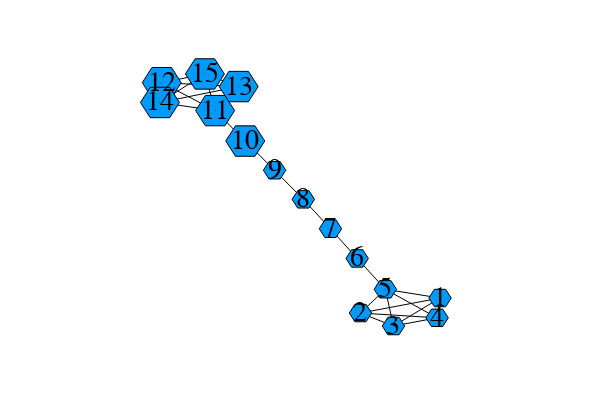

This figure's notebook cell:
### Code cell
using Plots, GraphRecipes
plotly()
graphplot(G, curves=false, names=1:nv(G), fontsize = 20)

### Figure 1 — Plotly figure (JSON) as saved in the notebook; plotly's stock layout.template omitted (floating-point values rounded to 4 significant figures)
{"data": [{"colorbar": {"title": ""}, "legendgroup": "y1", "line": {"color": "rgba(0, 0, 0, 1.000)", "dash": "solid", "shape": "linear", "width": 1}, "mode": "lines", "name": "y1", "showlegend": false, "type": "scatter", "x": [0.4982, 0.2141], "xaxis": "x", "y": [-0.3894, -0.4489], "yaxis": "y", "zmax": null, "zmin": null}, {"colorbar": {"title": ""}, "legendgroup": "y2", "line": {"color": "rgba(0, 0, 0, 1.000)", "dash": "solid", "shape": "linear", "width": 1}, "mode": "lines", "name": "y2", "showlegend": false, "type": "scatter", "x": [0.4982, 0.3319], "xaxis": "x", "y": [-0.3894, -0.5004], "yaxis": "y", "zmax": null, "zmin": null}, {"colorbar": {"title": ""}, "legendgroup": "y3", "line": {"color": "rgba(0, 0, 0, 1.000)", "dash": "solid", "shape": "linear", "width": 1}, "mode": "lines", "name": "y3", "showlegend": false, "type": "scatter", "x": [0.4982, 0.4877], "xaxis": "x", "y": [-0.3894, -0.4678], "yaxis": "y", "zmax": null, "zmin": null}, {"colorbar": {"title": ""}, "legendgroup": "y4", "line": {"color": "rgba(0, 0, 0, 1.000)", "dash": "solid", "shape": "linear", "width": 1}, "mode": "lines", "name": "y4", "showlegend": false, "type": "scatter", "x": [0.4982, 0.3029], "xaxis": "x", "y": [-0.3894, -0.3546], "yaxis": "y", "zmax": null, "zmin": null}, {"colorbar": {"title": ""}, "legendgroup": "y5", "line": {"color": "rgba(0, 0, 0, 1.000)", "dash": "solid", "shape": "linear", "width": 1}, "mode": "lines", "name": "y5", "showlegend": false, "type": "scatter", "x": [0.2141, 0.3319], "xaxis": "x", "y": [-0.4489, -0.5004], "yaxis": "y", "zmax": null, "zmin": null}, {"colorbar": {"title": ""}, "legendgroup": "y6", "line": {"color": "rgba(0, 0, 0, 1.000)", "dash": "solid", "shape": "linear", "width": 1}, "mode": "lines", "name": "y6", "showlegend": false, "type": "scatter", "x": [0.2141, 0.4877], "xaxis": "x", "y": [-0.4489, -0.4678], "yaxis": "y", "zmax": null, "zmin": null}, {"colorbar": {"title": ""}, "legendgroup": "y7", "line": {"color": "rgba(0, 0, 0, 1.000)", "dash": "solid", "shape": "linear", "width": 1}, "mode": "lines", "name": "y7", "showlegend": false, "type": "scatter", "x": [0.2141, 0.3029], "xaxis": "x", "y": [-0.4489, -0.3546], "yaxis": "y", "zmax": null, "zmin": null}, {"colorbar": {"title": ""}, "legendgroup": "y8", "line": {"color": "rgba(0, 0, 0, 1.000)", "dash": "solid", "shape": "linear", "width": 1}, "mode": "lines", "name": "y8", "showlegend": false, "type": "scatter", "x": [0.3319, 0.4877], "xaxis": "x", "y": [-0.5004, -0.4678], "yaxis": "y", "zmax": null, "zmin": null}, {"colorbar": {"title": ""}, "legendgroup": "y9", "line": {"color": "rgba(0, 0, 0, 1.000)", "dash": "solid", "shape": "linear", "width": 1}, "mode": "lines", "name": "y9", "showlegend": false, "type": "scatter", "x": [0.3319, 0.3029], "xaxis": "x", "y": [-0.5004, -0.3546], "yaxis": "y", "zmax": null, "zmin": null}, {"colorbar": {"title": ""}, "legendgroup": "y10", "line": {"color": "rgba(0, 0, 0, 1.000)", "dash": "solid", "shape": "linear", "width": 1}, "mode": "lines", "name": "y10", "showlegend": false, "type": "scatter", "x": [0.4877, 0.3029], "xaxis": "x", "y": [-0.4678, -0.3546], "yaxis": "y", "zmax": null, "zmin": null}, {"colorbar": {"title": ""}, "legendgroup": "y11", "line": {"color": "rgba(0, 0, 0, 1.000)", "dash": "solid", "shape": "linear", "width": 1}, "mode": "lines", "name": "y11", "showlegend": false, "type": "scatter", "x": [0.3029, 0.2024], "xaxis": "x", "y": [-0.3546, -0.2323], "yaxis": "y", "zmax": null, "zmin": null}, {"colorbar": {"title": ""}, "legendgroup": "y12", "line": {"color": "rgba(0, 0, 0, 1.000)", "dash": "solid", "shape": "linear", "width": 1}, "mode": "lines", "name": "y12", "showlegend": false, "type": "scatter", "x": [0.2024, 0.1069], "xaxis": "x", "y": [-0.2323, -0.1145], "yaxis": "y", "zmax": null, "zmin": null}, {"colorbar": {"title": ""}, "legendgroup": "y13", "line": {"color": "rgba(0, 0, 0, 1.000)", "dash": "solid", "shape": "linear", "width": 1}, "mode": "lines", "name": "y13", "showlegend": false, "type": "scatter", "x": [0.1069, 0.01003], "xaxis": "x", "y": [-0.1145, 0.002172], "yaxis": "y", "zmax": null, "zmin": null}, {"colorbar": {"title": ""}, "legendgroup": "y14", "line": {"color": "rgba(0, 0, 0, 1.000)", "dash": "solid", "shape": "linear", "width": 1}, "mode": "lines", "name": "y14", "showlegend": false, "type": "scatter", "x": [0.01003, -0.0926], "xaxis": "x", "y": [0.002172, 0.1176], "yaxis": "y", "zmax": null, "zmin": null}, {"colorbar": {"title": ""}, "legendgroup": "y15", "line": {"color": "rgba(0, 0, 0, 1.000)", "dash": "solid", "shape": "linear", "width": 1}, "mode": "lines", "name": "y15", "showlegend": false, "type": "scatter", "x": [-0.0926, -0.1973], "xaxis": "x", "y": [0.1176, 0.2334], "yaxis": "y", "zmax": null, "zmin": null}, {"colorbar": {"title": ""}, "legendgroup": "y16", "line": {"color": "rgba(0, 0, 0, 1.000)", "dash": "solid", "shape": "linear", "width": 1}, "mode": "lines", "name": "y16", "showlegend": false, "type": "scatter", "x": [-0.1973, -0.3048], "xaxis": "x", "y": [0.2334, 0.3542], "yaxis": "y", "zmax": null, "zmin": null}, {"colorbar": {"title": ""}, "legendgroup": "y17", "line": {"color": "rgba(0, 0, 0, 1.000)", "dash": "solid", "shape": "linear", "width": 1}, "mode": "lines", "name": "y17", "showlegend": false, "type": "scatter", "x": [-0.3048, -0.4954], "xaxis": "x", "y": [0.3542, 0.465], "yaxis": "y", "zmax": null, "zmin": null}, {"colorbar": {"title": ""}, "legendgroup": "y18", "line": {"color": "rgba(0, 0, 0, 1.000)", "dash": "solid", "shape": "linear", "width": 1}, "mode": "lines", "name": "y18", "showlegend": false, "type": "scatter", "x": [-0.3048, -0.2208], "xaxis": "x", "y": [0.3542, 0.4495], "yaxis": "y", "zmax": null, "zmin": null}, {"colorbar": {"title": ""}, "legendgroup": "y19", "line": {"color": "rgba(0, 0, 0, 1.000)", "dash": "solid", "shape": "linear", "width": 1}, "mode": "lines", "name": "y19", "showlegend": false, "type": "scatter", "x": [-0.3048, -0.5018], "xaxis": "x", "y": [0.3542, 0.3864], "yaxis": "y", "zmax": null, "zmin": null}, {"colorbar": {"title": ""}, "legendgroup": "y20", "line": {"color": "rgba(0, 0, 0, 1.000)", "dash": "solid", "shape": "linear", "width": 1}, "mode": "lines", "name": "y20", "showlegend": false, "type": "scatter", "x": [-0.3048, -0.3413], "xaxis": "x", "y": [0.3542, 0.4996], "yaxis": "y", "zmax": null, "zmin": null}, {"colorbar": {"title": ""}, "legendgroup": "y21", "line": {"color": "rgba(0, 0, 0, 1.000)", "dash": "solid", "shape": "linear", "width": 1}, "mode": "lines", "name": "y21", "showlegend": false, "type": "scatter", "x": [-0.4954, -0.2208], "xaxis": "x", "y": [0.465, 0.4495], "yaxis": "y", "zmax": null, "zmin": null}, {"colorbar": {"title": ""}, "legendgroup": "y22", "line": {"color": "rgba(0, 0, 0, 1.000)", "dash": "solid", "shape": "linear", "width": 1}, "mode": "lines", "name": "y22", "showlegend": false, "type": "scatter", "x": [-0.4954, -0.5018], "xaxis": "x", "y": [0.465, 0.3864], "yaxis": "y", "zmax": null, "zmin": null}, {"colorbar": {"title": ""}, "legendgroup": "y23", "line": {"color": "rgba(0, 0, 0, 1.000)", "dash": "solid", "shape": "linear", "width": 1}, "mode": "lines", "name": "y23", "showlegend": false, "type": "scatter", "x": [-0.4954, -0.3413], "xaxis": "x", "y": [0.465, 0.4996], "yaxis": "y", "zmax": null, "zmin": null}, {"colorbar": {"title": ""}, "legendgroup": "y24", "line": {"color": "rgba(0, 0, 0, 1.000)", "dash": "solid", "shape": "linear", "width": 1}, "mode": "lines", "name": "y24", "showlegend": false, "type": "scatter", "x": [-0.2208, -0.5018], "xaxis": "x", "y": [0.4495, 0.3864], "yaxis": "y", "zmax": null, "zmin": null}, {"colorbar": {"title": ""}, "legendgroup": "y25", "line": {"color": "rgba(0, 0, 0, 1.000)", "dash": "solid", "shape": "linear", "width": 1}, "mode": "lines", "name": "y25", "showlegend": false, "type": "scatter", "x": [-0.2208, -0.3413], "xaxis": "x", "y": [0.4495, 0.4996], "yaxis": "y", "zmax": null, "zmin": null}, {"colorbar": {"title": ""}, "legendgroup": "y26", "line": {"color": "rgba(0, 0, 0, 1.000)", "dash": "solid", "shape": "linear", "width": 1}, "mode": "lines", "name": "y26", "showlegend": false, "type": "scatter", "x": [-0.5018, -0.3413], "xaxis": "x", "y": [0.3864, 0.4996], "yaxis": "y", "zmax": null, "zmin": null}, {"fill": "tozeroy", "fillcolor": "rgba(0, 154, 250, 1.000)", "hoverinfo": "none", "legendgroup": "y27", "line": {"color": "rgba(0, 0, 0, 1.000)", "dash": "solid", "width": 1}, "mode": "lines", "name": "y27", "showlegend": true, "type": "scatter", "x": [0.5382, 0.5182, 0.4782, 0.4582, 0.4782, 0.5182, 0.5382, 0.5382], "xaxis": "x1", "y": [-0.3894, -0.3547, -0.3547, -0.3894, -0.424, -0.424, -0.3894, -0.3894], "yaxis": "y1"}, {"fill": "tozeroy", "fillcolor": "rgba(0, 154, 250, 1.000)", "hoverinfo": "none", "legendgroup": "y27", "line": {"color": "rgba(0, 0, 0, 1.000)", "dash": "solid", "width": 1}, "mode": "lines", "name": "y27", "showlegend": false, "type": "scatter", "x": [0.2541, 0.2341, 0.1941, 0.1741, 0.1941, 0.2341, 0.2541, 0.2541], "xaxis": "x1", "y": [-0.4489, -0.4142, -0.4142, -0.4489, -0.4835, -0.4835, -0.4489, -0.4489], "yaxis": "y1"}, {"fill": "tozeroy", "fillcolor": "rgba(0, 154, 250, 1.000)", "hoverinfo": "none", "legendgroup": "y27", "line": {"color": "rgba(0, 0, 0, 1.000)", "dash": "solid", "width": 1}, "mode": "lines", "name": "y27", "showlegend": false, "type": "scatter", "x": [0.3719, 0.3519, 0.3119, 0.2919, 0.3119, 0.3519, 0.3719, 0.3719], "xaxis": "x1", "y": [-0.5004, -0.4658, -0.4658, -0.5004, -0.5351, -0.5351, -0.5004, -0.5004], "yaxis": "y1"}, {"fill": "tozeroy", "fillcolor": "rgba(0, 154, 250, 1.000)", "hoverinfo": "none", "legendgroup": "y27", "line": {"color": "rgba(0, 0, 0, 1.000)", "dash": "solid", "width": 1}, "mode": "lines", "name": "y27", "showlegend": false, "type": "scatter", "x": [0.5277, 0.5077, 0.4677, 0.4477, 0.4677, 0.5077, 0.5277, 0.5277], "xaxis": "x1", "y": [-0.4678, -0.4332, -0.4332, -0.4678, -0.5024, -0.5024, -0.4678, -0.4678], "yaxis": "y1"}, {"fill": "tozeroy", "fillcolor": "rgba(0, 154, 250, 1.000)", "hoverinfo": "none", "legendgroup": "y27", "line": {"color": "rgba(0, 0, 0, 1.000)", "dash": "solid", "width": 1}, "mode": "lines", "name": "y27", "showlegend": false, "type": "scatter", "x": [0.3429, 0.3229, 0.2829, 0.2629, 0.2829, 0.3229, 0.3429, 0.3429], "xaxis": "x1", "y": [-0.3546, -0.32, -0.32, -0.3546, -0.3893, -0.3893, -0.3546, -0.3546], "yaxis": "y1"}, {"fill": "tozeroy", "fillcolor": "rgba(0, 154, 250, 1.000)", "hoverinfo": "none", "legendgroup": "y27", "line": {"color": "rgba(0, 0, 0, 1.000)", "dash": "solid", "width": 1}, "mode": "lines", "name": "y27", "showlegend": false, "type": "scatter", "x": [0.2424, 0.2224, 0.1824, 0.1624, 0.1824, 0.2224, 0.2424, 0.2424], "xaxis": "x1", "y": [-0.2323, -0.1977, -0.1977, -0.2323, -0.267, -0.267, -0.2323, -0.2323], "yaxis": "y1"}, {"fill": "tozeroy", "fillcolor": "rgba(0, 154, 250, 1.000)", "hoverinfo": "none", "legendgroup": "y27", "line": {"color": "rgba(0, 0, 0, 1.000)", "dash": "solid", "width": 1}, "mode": "lines", "name": "y27", "showlegend": false, "type": "scatter", "x": [0.1469, 0.1269, 0.08689, 0.06689, 0.08689, 0.1269, 0.1469, 0.1469], "xaxis": "x1", "y": [-0.1145, -0.07982, -0.07982, -0.1145, -0.1491, -0.1491, -0.1145, -0.1145], "yaxis": "y1"}, {"fill": "tozeroy", "fillcolor": "rgba(0, 154, 250, 1.000)", "hoverinfo": "none", "legendgroup": "y27", "line": {"color": "rgba(0, 0, 0, 1.000)", "dash": "solid", "width": 1}, "mode": "lines", "name": "y27", "showlegend": false, "type": "scatter", "x": [0.05003, 0.03003, -0.009966, -0.02997, -0.009966, 0.03003, 0.05003, 0.05003], "xaxis": "x1", "y": [0.002172, 0.03681, 0.03681, 0.002172, -0.03247, -0.03247, 0.002172, 0.002172], "yaxis": "y1"}, {"fill": "tozeroy", "fillcolor": "rgba(0, 154, 250, 1.000)", "hoverinfo": "none", "legendgroup": "y27", "line": {"color": "rgba(0, 0, 0, 1.000)", "dash": "solid", "width": 1}, "mode": "lines", "name": "y27", "showlegend": false, "type": "scatter", "x": [-0.0526, -0.0726, -0.1126, -0.1326, -0.1126, -0.0726, -0.0526, -0.0526], "xaxis": "x1", "y": [0.1176, 0.1522, 0.1522, 0.1176, 0.08291, 0.08291, 0.1176, 0.1176], "yaxis": "y1"}, {"fill": "tozeroy", "fillcolor": "rgba(0, 154, 250, 1.000)", "hoverinfo": "none", "legendgroup": "y27", "line": {"color": "rgba(0, 0, 0, 1.000)", "dash": "solid", "width": 1}, "mode": "lines", "name": "y27", "showlegend": false, "type": "scatter", "x": [-0.1276, -0.1624, -0.2321, -0.2669, -0.2321, -0.1624, -0.1276, -0.1276], "xaxis": "x1", "y": [0.2334, 0.2937, 0.2937, 0.2334, 0.1731, 0.1731, 0.2334, 0.2334], "yaxis": "y1"}, {"fill": "tozeroy", "fillcolor": "rgba(0, 154, 250, 1.000)", "hoverinfo": "none", "legendgroup": "y27", "line": {"color": "rgba(0, 0, 0, 1.000)", "dash": "solid", "width": 1}, "mode": "lines", "name": "y27", "showlegend": false, "type": "scatter", "x": [-0.2352, -0.27, -0.3396, -0.3745, -0.3396, -0.27, -0.2352, -0.2352], "xaxis": "x1", "y": [0.3542, 0.4145, 0.4145, 0.3542, 0.2939, 0.2939, 0.3542, 0.3542], "yaxis": "y1"}, {"fill": "tozeroy", "fillcolor": "rgba(0, 154, 250, 1.000)", "hoverinfo": "none", "legendgroup": "y27", "line": {"color": "rgba(0, 0, 0, 1.000)", "dash": "solid", "width": 1}, "mode": "lines", "name": "y27", "showlegend": false, "type": "scatter", "x": [-0.4258, -0.4606, -0.5302, -0.5651, -0.5302, -0.4606, -0.4258, -0.4258], "xaxis": "x1", "y": [0.465, 0.5253, 0.5253, 0.465, 0.4047, 0.4047, 0.465, 0.465], "yaxis": "y1"}, {"fill": "tozeroy", "fillcolor": "rgba(0, 154, 250, 1.000)", "hoverinfo": "none", "legendgroup": "y27", "line": {"color": "rgba(0, 0, 0, 1.000)", "dash": "solid", "width": 1}, "mode": "lines", "name": "y27", "showlegend": false, "type": "scatter", "x": [-0.1512, -0.186, -0.2556, -0.2905, -0.2556, -0.186, -0.1512, -0.1512], "xaxis": "x1", "y": [0.4495, 0.5099, 0.5099, 0.4495, 0.3892, 0.3892, 0.4495, 0.4495], "yaxis": "y1"}, {"fill": "tozeroy", "fillcolor": "rgba(0, 154, 250, 1.000)", "hoverinfo": "none", "legendgroup": "y27", "line": {"color": "rgba(0, 0, 0, 1.000)", "dash": "solid", "width": 1}, "mode": "lines", "name": "y27", "showlegend": false, "type": "scatter", "x": [-0.4322, -0.467, -0.5366, -0.5714, -0.5366, -0.467, -0.4322, -0.4322], "xaxis": "x1", "y": [0.3864, 0.4468, 0.4468, 0.3864, 0.3261, 0.3261, 0.3864, 0.3864], "yaxis": "y1"}, {"fill": "tozeroy", "fillcolor": "rgba(0, 154, 250, 1.000)", "hoverinfo": "none", "legendgroup": "y27", "line": {"color": "rgba(0, 0, 0, 1.000)", "dash": "solid", "width": 1}, "mode": "lines", "name": "y27", "showlegend": false, "type": "scatter", "x": [-0.2717, -0.3065, -0.3762, -0.411, -0.3762, -0.3065, -0.2717, -0.2717], "xaxis": "x1", "y": [0.4996, 0.5599, 0.5599, 0.4996, 0.4392, 0.4392, 0.4996, 0.4996], "yaxis": "y1"}, {"colorbar": {"title": ""}, "legendgroup": "y28", "marker": {"color": "rgba(0, 154, 250, 1.000)", "line": {"color": "rgba(0, 0, 0, 1.000)", "width": 1}, "size": 0.2, "symbol": "hexagon"}, "mode": "markers", "name": "y28", "showlegend": true, "type": "scatter", "x": [0.4982, 0.2141, 0.3319, 0.4877, 0.3029, 0.2024, 0.1069, 0.01003, -0.0926, -0.1973, -0.3048, -0.4954, -0.2208, -0.5018, -0.3413], "xaxis": "x", "y": [-0.3894, -0.4489, -0.5004, -0.4678, -0.3546, -0.2323, -0.1145, 0.002172, 0.1176, 0.2334, 0.3542, 0.465, 0.4495, 0.3864, 0.4996], "yaxis": "y", "zmax": null, "zmin": null}], "layout": {"annotations": [{"font": {"color": "rgba(0, 0, 0, 1.000)", "family": "sans-serif", "size": 28}, "rotation": 0, "showarrow": false, "text": "1", "x": 0.4982, "xanchor": "center", "xref": "x", "y": -0.3894, "yanchor": "middle", "yref": "y"}, {"font": {"color": "rgba(0, 0, 0, 1.000)", "family": "sans-serif", "size": 28}, "rotation": 0, "showarrow": false, "text": "2", "x": 0.2141, "xanchor": "center", "xref": "x", "y": -0.4489, "yanchor": "middle", "yref": "y"}, {"font": {"color": "rgba(0, 0, 0, 1.000)", "family": "sans-serif", "size": 28}, "rotation": 0, "showarrow": false, "text": "3", "x": 0.3319, "xanchor": "center", "xref": "x", "y": -0.5004, "yanchor": "middle", "yref": "y"}, {"font": {"color": "rgba(0, 0, 0, 1.000)", "family": "sans-serif", "size": 28}, "rotation": 0, "showarrow": false, "text": "4", "x": 0.4877, "xanchor": "center", "xref": "x", "y": -0.4678, "yanchor": "middle", "yref": "y"}, {"font": {"color": "rgba(0, 0, 0, 1.000)", "family": "sans-serif", "size": 28}, "rotation": 0, "showarrow": false, "text": "5", "x": 0.3029, "xanchor": "center", "xref": "x", "y": -0.3546, "yanchor": "middle", "yref": "y"}, {"font": {"color": "rgba(0, 0, 0, 1.000)", "family": "sans-serif", "size": 28}, "rotation": 0, "showarrow": false, "text": "6", "x": 0.2024, "xanchor": "center", "xref": "x", "y": -0.2323, "yanchor": "middle", "yref": "y"}, {"font": {"color": "rgba(0, 0, 0, 1.000)", "family": "sans-serif", "size": 28}, "rotation": 0, "showarrow": false, "text": "7", "x": 0.1069, "xanchor": "center", "xref": "x", "y": -0.1145, "yanchor": "middle", "yref": "y"}, {"font": {"color": "rgba(0, 0, 0, 1.000)", "family": "sans-serif", "size": 28}, "rotation": 0, "showarrow": false, "text": "8", "x": 0.01003, "xanchor": "center", "xref": "x", "y": 0.002172, "yanchor": "middle", "yref": "y"}, {"font": {"color": "rgba(0, 0, 0, 1.000)", "family": "sans-serif", "size": 28}, "rotation": 0, "showarrow": false, "text": "9", "x": -0.0926, "xanchor": "center", "xref": "x", "y": 0.1176, "yanchor": "middle", "yref": "y"}, {"font": {"color": "rgba(0, 0, 0, 1.000)", "family": "sans-serif", "size": 28}, "rotation": 0, "showarrow": false, "text": "10", "x": -0.1973, "xanchor": "center", "xref": "x", "y": 0.2334, "yanchor": "middle", "yref": "y"}, {"font": {"color": "rgba(0, 0, 0, 1.000)", "family": "sans-serif", "size": 28}, "rotation": 0, "showarrow": false, "text": "11", "x": -0.3048, "xanchor": "center", "xref": "x", "y": 0.3542, "yanchor": "middle", "yref": "y"}, {"font": {"color": "rgba(0, 0, 0, 1.000)", "family": "sans-serif", "size": 28}, "rotation": 0, "showarrow": false, "text": "12", "x": -0.4954, "xanchor": "center", "xref": "x", "y": 0.465, "yanchor": "middle", "yref": "y"}, {"font": {"color": "rgba(0, 0, 0, 1.000)", "family": "sans-serif", "size": 28}, "rotation": 0, "showarrow": false, "text": "13", "x": -0.2208, "xanchor": "center", "xref": "x", "y": 0.4495, "yanchor": "middle", "yref": "y"}, {"font": {"color": "rgba(0, 0, 0, 1.000)", "family": "sans-serif", "size": 28}, "rotation": 0, "showarrow": false, "text": "14", "x": -0.5018, "xanchor": "center", "xref": "x", "y": 0.3864, "yanchor": "middle", "yref": "y"}, {"font": {"color": "rgba(0, 0, 0, 1.000)", "family": "sans-serif", "size": 28}, "rotation": 0, "showarrow": false, "text": "15", "x": -0.3413, "xanchor": "center", "xref": "x", "y": 0.4996, "yanchor": "middle", "yref": "y"}], "height": 400, "margin": {"b": 20, "l": 0, "r": 0, "t": 20}, "paper_bgcolor": "rgba(255, 255, 255, 1.000)", "plot_bgcolor": "rgba(255, 255, 255, 1.000)", "showlegend": false, "width": 600, "xaxis": {"anchor": "y", "domain": [0.1732, 0.8268], "gridcolor": "rgba(0, 0, 0, 0.100)", "gridwidth": 0.5, "linecolor": "rgba(0, 0, 0, 1.000)", "mirror": false, "range": [-0.7018, 0.6982], "showgrid": true, "showline": false, "showticklabels": true, "tickangle": 0, "tickcolor": "rgb(0, 0, 0)", "tickfont": {"color": "rgba(0, 0, 0, 1.000)", "family": "sans-serif", "size": 11}, "tickmode": "array", "ticks": "inside", "ticktext": [], "tickvals": [], "title": "", "titlefont": {"color": "rgba(0, 0, 0, 1.000)", "family": "sans-serif", "size": 15}, "type": "-", "visible": false, "zeroline": false, "zerolinecolor": "rgba(0, 0, 0, 1.000)"}, "yaxis": {"anchor": "x", "domain": [0.009843, 0.9902], "gridcolor": "rgba(0, 0, 0, 0.100)", "gridwidth": 0.5, "linecolor": "rgba(0, 0, 0, 1.000)", "mirror": false, "range": [-0.7004, 0.6996], "showgrid": true, "showline": false, "showticklabels": true, "tickangle": 0, "tickcolor": "rgb(0, 0, 0)", "tickfont": {"color": "rgba(0, 0, 0, 1.000)", "family": "sans-serif", "size": 11}, "tickmode": "array", "ticks": "inside", "ticktext": [], "tickvals": [], "title": "", "titlefont": {"color": "rgba(0, 0, 0, 1.000)", "family": "sans-serif", "size": 15}, "type": "-", "visible": false, "zeroline": false, "zerolinecolor": "rgba(0, 0, 0, 1.000)"}}}
